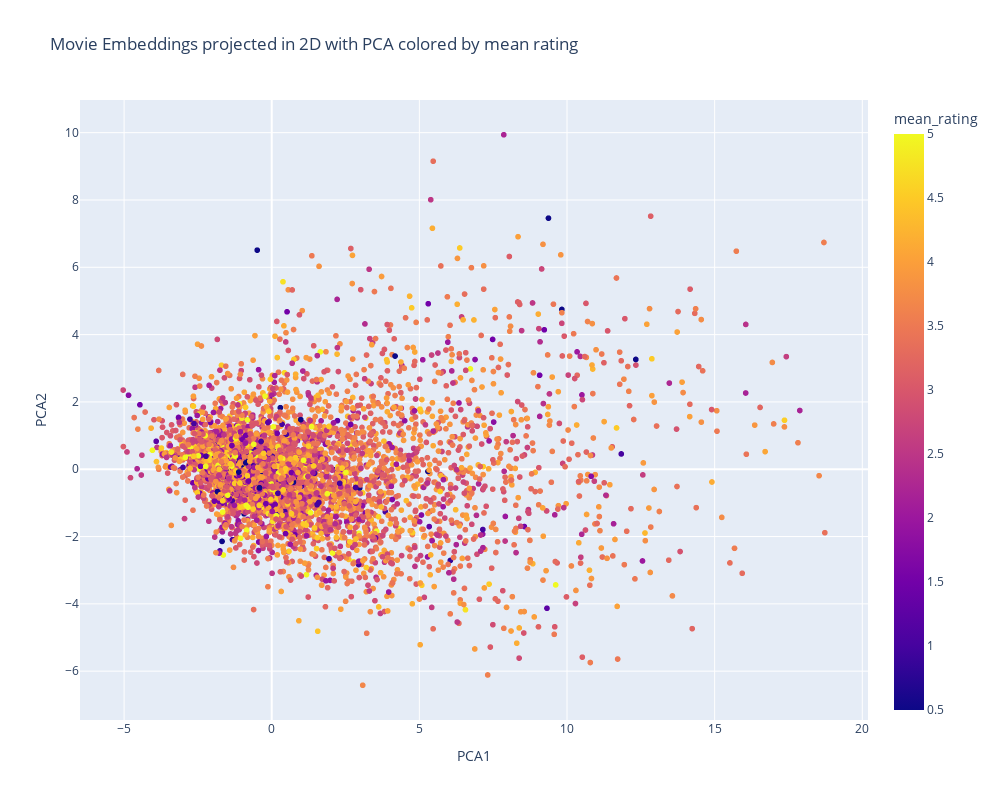

Notebook source saved alongside this figure:
### Markdown cell above
You have already studied PCA, it is a useful technique for dimensionality reduction, but also simply for visualization. Don't forget to scale your embeddings first. To access the embeddings values of your keras model, have a look at the *get_weights()* function.

Compute a PCA on all your movies embeddings, get the 2 first principal components, and do a scatter plot of all the movies on a 2D plane, where each movie is a point defined by the two values of the two first principal components of the PCA from its embedding. Add the titles of the movies to each point of the plot (use plotly to do so it will be clearer), and try to see if you can interpret the axes of the PCA through to different movie genres, like in Figure 3 from the article *Matrix Factorization Techniques for Recommender Systems*.

### Code cell
from sklearn.preprocessing import StandardScaler
from sklearn.decomposition import PCA
import plotly.express as px

#TOFILL
#récupérer les embedding values
user_embedding_matrix = best_model.get_layer("p_u__user_embedding").get_weights()[0] # [0] car get_weights return une liste [embedding_vector] et on veut accéder au contenu
movie_embedding_matrix = best_model.get_layer("q_i__movie_embedding").get_weights()[0]

#scalling des embedding values
scaler = StandardScaler()
movie_embedding_scalled = scaler.fit_transform(movie_embedding_matrix)

#application PCA sur les embedding values
pca = PCA(n_components=2)
movie_embedding_2D = pca.fit_transform(movie_embedding_scalled)

#création des labels:
movie_ids = dataset["movieId"].unique()
movie_id_df = pd.DataFrame({'movieId': movie_ids})
movie_with_titles = movie_id_df.merge(df_movies, on='movieId', how='left')
labels = movie_with_titles['title']

# Calculer la moyenne des ratings par film (oour ajouter de la couleur)
mean_ratings = dataset.groupby('movieId')['rating'].mean().reset_index()
mean_ratings.columns = ['movieId', 'mean_rating']

df_proj = pd.DataFrame({
    'movieId': movie_with_titles['movieId'],
    'PCA1' : movie_embedding_2D[:, 0], 
    'PCA2': movie_embedding_2D[:, 1],
    'title': labels })

# Fusionner avec la moyenne des ratings --> fait le lien entre la moyenne calculée avant, pour avoir les info de note moyenne relié aux noms des films via movieId
df_proj = df_proj.merge(mean_ratings, on='movieId', how='left')


fig = px.scatter(
    df_proj, 
    x='PCA1', 
    y='PCA2',
    color='mean_rating',  # couleur liée à la moyenne des ratings
    hover_data=['title', 'mean_rating'],
    title="Movie Embeddings projected in 2D with PCA colored by mean rating",
    color_continuous_scale='Plasma',
    width=1000,     # Largeur en pixels
    height=800      # Hauteur en pixels
)

fig.show()


# #visualisation des films sur PCA1, PCA2 + plotly (affichage label via survol)
# plt.figure(figsize=(8, 6))
# plt.scatter(movie_embedding_2D[:, 0], movie_embedding_2D[:, 1], alpha=0.6)
# plt.title("Movies Embeddings projected in 2D with PCA")
# plt.xlabel("PCA 1")
# plt.ylabel("PCA 2")
# plt.grid(True)
# plt.show()

### Figure 1 — Plotly figure (JSON) as saved in the notebook; plotly's stock layout.template omitted (floating-point values rounded to 4 significant figures; data arrays with more than 128 entries replaced by an {"elided": "..."} marker saying what was removed)
{"data": [{"customdata": {"elided": "9724x2 mixed values"}, "hovertemplate": "PCA1=%{x}<br>PCA2=%{y}<br>title=%{customdata[0]}<br>mean_rating=%{marker.color}<extra></extra>", "legendgroup": "", "marker": {"color": {"elided": "9724 float values"}, "coloraxis": "coloraxis", "symbol": "circle"}, "mode": "markers", "name": "", "showlegend": false, "type": "scattergl", "x": {"elided": "9724 float values"}, "xaxis": "x", "y": {"elided": "9724 float values"}, "yaxis": "y"}], "layout": {"coloraxis": {"colorbar": {"title": {"text": "mean_rating"}}, "colorscale": [[0, "#0d0887"], [0.1111, "#46039f"], [0.2222, "#7201a8"], [0.3333, "#9c179e"], [0.4444, "#bd3786"], [0.5556, "#d8576b"], [0.6667, "#ed7953"], [0.7778, "#fb9f3a"], [0.8889, "#fdca26"], [1, "#f0f921"]]}, "height": 800, "legend": {"tracegroupgap": 0}, "title": {"text": "Movie Embeddings projected in 2D with PCA colored by mean rating"}, "width": 1000, "xaxis": {"anchor": "y", "domain": [0, 1], "title": {"text": "PCA1"}}, "yaxis": {"anchor": "x", "domain": [0, 1], "title": {"text": "PCA2"}}}}
